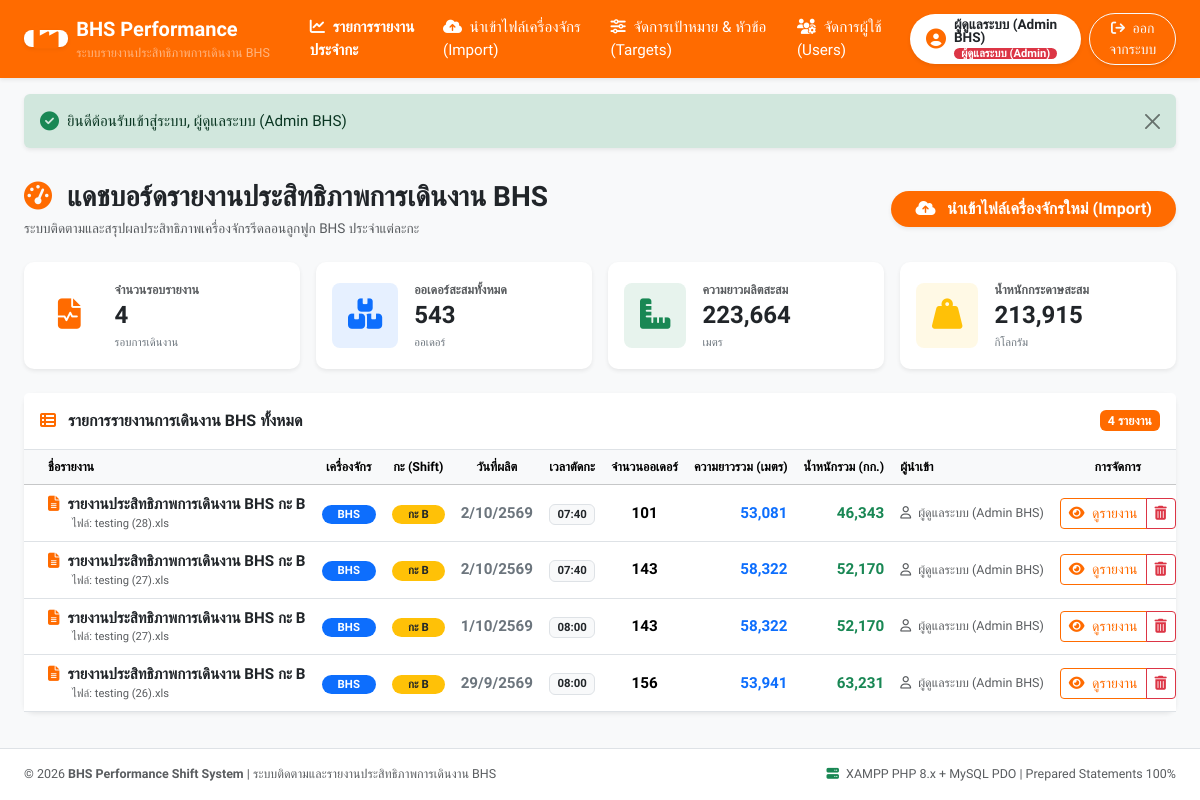
The app's page /views/dashboard.php (signed in) with its own data.
### tables this page shows
CREATE TABLE `bhs_shift_reports` (
  `id` int(11) NOT NULL AUTO_INCREMENT,
  `title` varchar(255) NOT NULL DEFAULT 'รายงานประสิทธิภาพการเดินงาน BHS',
  `machine_name` varchar(50) NOT NULL DEFAULT 'BHS',
  `shift` varchar(10) NOT NULL DEFAULT 'B',
  `report_date` date NOT NULL,
  `shift_end_time` varchar(50) DEFAULT '8.00',
  `order_start` int(11) DEFAULT 10,
  `order_finit` int(11) DEFAULT 1120,
  `order_plan_total` int(11) DEFAULT 120,
  `inserted_meters` decimal(12,2) DEFAULT 0.00,
  `pending_meters` decimal(12,2) DEFAULT 0.00,
  `shortage_orders` int(11) DEFAULT 24,
  `shift_start_time` varchar(50) DEFAULT '20:00',
  `actual_time_total` int(11) DEFAULT 700,
  `target_orders` int(11) DEFAULT 120,
  `target_meters` decimal(12,2) DEFAULT 68056.00,
  `target_speed` decimal(8,2) DEFAULT 100.00,
  `target_avg_meters` decimal(10,2) DEFAULT 500.00,
  `target_time_total` int(11) DEFAULT 720,
  `target_time_run` int(11) DEFAULT 675,
  `target_loss_pct` decimal(5,2) DEFAULT 6.25,
  `loss_details` longtext DEFAULT NULL,
  `station_waste` longtext DEFAULT NULL,
  `summary_notes` text DEFAULT NULL,
  `remarks` text DEFAULT NULL,
  `raw_filename` varchar(255) DEFAULT NULL,
  `created_by` int(11) DEFAULT 1,
  `created_at` datetime DEFAULT current_timestamp(),
  `updated_at` datetime DEFAULT current_timestamp() ON UPDATE current_timestamp(),
  PRIMARY KEY (`id`)
);

CREATE TABLE `users` (
  `id` int(11) NOT NULL AUTO_INCREMENT,
  `username` varchar(50) NOT NULL,
  `password` varchar(255) NOT NULL,
  `full_name` varchar(100) NOT NULL,
  `role` enum('admin','user') NOT NULL DEFAULT 'user',
  `can_edit` tinyint(1) NOT NULL DEFAULT 1,
  `accessible_pages` text DEFAULT NULL,
  `status` enum('active','inactive') NOT NULL DEFAULT 'active',
  `created_at` datetime NOT NULL DEFAULT current_timestamp(),
  `updated_at` datetime NOT NULL DEFAULT current_timestamp() ON UPDATE current_timestamp(),
  PRIMARY KEY (`id`),
  UNIQUE KEY `username` (`username`)
);

### config/app.php (called while the page is built, shortened)
<?php
function e(?string $string): string {
    return htmlspecialchars($string ?? '', ENT_QUOTES, 'UTF-8');
}
function format_thai_date(?string $dateStr): string {
    $time = strtotime($dateStr);
    $d = date('j', $time);
    $m = date('n', $time);
    $y = (int)date('Y', $time) + 543;
    return "$d/$m/$y";
}

### config/auth.php (called while the page is built, shortened)
<?php
require_once __DIR__ . '/app.php';
function is_logged_in(): bool {
    return !empty($_SESSION['user_id']) && !empty($_SESSION['username']);
}
function is_admin(): bool {
    return is_logged_in() && ($_SESSION['role'] ?? '') === 'admin';
}

### views/dashboard.php (the view, shortened to what this page needs)
<?php
require_once __DIR__ . '/../config/app.php';
require_once __DIR__ . '/../config/auth.php';
$pdo = Database::getConnection();
$statStmt = $pdo->query("
    SELECT
        COUNT(DISTINCT r.id) as total_reports,
        COALESCE(COUNT(p.id), 0) as total_orders,
        COALESCE(SUM(p.total_length_m), 0) as total_meters,
        COALESCE(SUM(p.total_weight_kg), 0) as total_weight
    FROM bhs_shift_reports r
    LEFT JOIN bhs_production_records p ON r.id = p.report_id
");
$stats = $statStmt->fetch();
$reportsStmt = $pdo->query("
    SELECT
        r.*,
        u.full_name as author_name,
        COUNT(p.id) as record_count,
        COALESCE(SUM(p.total_length_m), 0) as sum_meters,
        COALESCE(SUM(p.total_weight_kg), 0) as sum_weight
    FROM bhs_shift_reports r
    LEFT JOIN users u ON r.created_by = u.id
    LEFT JOIN bhs_production_records p ON r.id = p.report_id
    GROUP BY r.id
    ORDER BY r.report_date DESC, r.id DESC
");
$reports = $reportsStmt->fetchAll();
require_once __DIR__ . '/../includes/header.php';
?>
<div class="row align-items-center mb-4">
    <div class="col-md-7">
        <h3 class="fw-bold mb-1 text-dark">
            <i class="fa-solid fa-gauge-high text-orange me-2"></i> แดชบอร์ดรายงานประสิทธิภาพการเดินงาน BHS
        </h3>
        <p class="text-muted fs-7 mb-0">ระบบติดตามและสรุปผลประสิทธิภาพเครื่องจักรรีดลอนลูกฟูก BHS ประจำแต่ละกะ</p>
    </div>
    <div class="col-md-5 text-md-end mt-3 mt-md-0">
        <a href="<?= BASE_URL ?>/views/upload.php" class="btn btn-orange rounded-pill px-4 shadow-sm fw-bold">
            <i class="fa-solid fa-cloud-arrow-up me-2"></i> นำเข้าไฟล์เครื่องจักรใหม่ (Import)
        </a>
    </div>
</div>
<div class="row g-3 mb-4">
    <div class="col-sm-6 col-xl-3">
        <div class="card card-theme border-0 shadow-sm p-3">
            <div class="d-flex align-items-center">
                <div class="rounded-3 bg-theme-orange-light p-3 text-orange me-3">
                    <i class="fa-solid fa-file-waveform fa-2x"></i>
                </div>
                <div>
                    <span class="text-muted fs-8 fw-semibold">จำนวนรอบรายงาน</span>
                    <h4 class="fw-bold mb-0 text-dark"><?= number_format($stats['total_reports'] ?? 0) ?></h4>
                    <span class="fs-9 text-secondary">รอบการเดินงาน</span>
                </div>
            </div>
        </div>
    </div>
    <div class="col-sm-6 col-xl-3">
        <div class="card card-theme border-0 shadow-sm p-3">
            <div class="d-flex align-items-center">
                <div class="rounded-3 bg-primary bg-opacity-10 p-3 text-primary me-3">
                    <i class="fa-solid fa-boxes-stacked fa-2x"></i>
                </div>
                <div>
                    <span class="text-muted fs-8 fw-semibold">ออเดอร์สะสมทั้งหมด</span>
                    <h4 class="fw-bold mb-0 text-dark"><?= number_format($stats['total_orders'] ?? 0) ?></h4>
                    <span class="fs-9 text-secondary">ออเดอร์</span>
                </div>
            </div>
        </div>
    </div>
    <div class="col-sm-6 col-xl-3">
        <div class="card card-theme border-0 shadow-sm p-3">
            <div class="d-flex align-items-center">
                <div class="rounded-3 bg-success bg-opacity-10 p-3 text-success me-3">
                    <i class="fa-solid fa-ruler-combined fa-2x"></i>
                </div>
                <div>
                    <span class="text-muted fs-8 fw-semibold">ความยาวผลิตสะสม</span>
                    <h4 class="fw-bold mb-0 text-dark"><?= number_format($stats['total_meters'] ?? 0) ?></h4>
                    <span class="fs-9 text-secondary">เมตร</span>
                </div>
            </div>
        </div>
    </div>
    <div class="col-sm-6 col-xl-3">
        <div class="card card-theme border-0 shadow-sm p-3">
            <div class="d-flex align-items-center">
                <div class="rounded-3 bg-warning bg-opacity-10 p-3 text-warning me-3">
                    <i class="fa-solid fa-weight-hanging fa-2x"></i>
                </div>
                <div>
                    <span class="text-muted fs-8 fw-semibold">น้ำหนักกระดาษสะสม</span>
                    <h4 class="fw-bold mb-0 text-dark"><?= number_format($stats['total_weight'] ?? 0) ?></h4>
                    <span class="fs-9 text-secondary">กิโลกรัม</span>
                </div>
            </div>
        </div>
    </div>
</div>
<div class="card card-theme shadow-sm border-0">
    <div class="card-header bg-white border-bottom py-3 d-flex justify-content-between align-items-center">
        <span class="fw-bold fs-6 text-dark">
            <i class="fa-solid fa-table-list text-orange me-2"></i> รายการรายงานการเดินงาน BHS ทั้งหมด
        </span>
        <span class="badge bg-theme-orange text-white fs-8"><?= count($reports) ?> รายงาน</span>
    </div>
    <div class="card-body p-0">
        <?php if (empty($reports)): ?>
        <div class="text-center py-5">
            <div class="mb-3 text-muted">
                <i class="fa-solid fa-file-circle-question fa-4x text-orange opacity-50"></i>
            </div>
            <h5 class="fw-bold text-dark">ยังไม่มีข้อมูลรายงานในระบบ</h5>
            <p class="text-muted fs-7 mb-3">กรุณานำเข้าไฟล์ข้อมูลจากเครื่องจักร BHS เพื่อเริ่มต้นสร้างรายงาน</p>
            <a href="<?= BASE_URL ?>/views/upload.php" class="btn btn-orange rounded-pill px-4 shadow-sm">
                <i class="fa-solid fa-cloud-arrow-up me-1"></i> นำเข้าไฟล์แรกเลย
            </a>
        </div>
        <?php else: ?>
        <div class="table-responsive">
            <table class="table table-hover align-middle mb-0 text-nowrap">
                <thead class="table-light fs-8 text-secondary">
                    <tr>
                        <th class="ps-4">ชื่อรายงาน</th>
                        <th class="text-center">เครื่องจักร</th>
                        <th class="text-center">กะ (Shift)</th>
                        <th class="text-center">วันที่ผลิต</th>
                        <th class="text-center">เวลาตัดกะ</th>
                        <th class="text-center">จำนวนออเดอร์</th>
                        <th class="text-end">ความยาวรวม (เมตร)</th>
                        <th class="text-end">น้ำหนักรวม (กก.)</th>
                        <th>ผู้นำเข้า</th>
                        <th class="text-center pe-4" style="width: 180px;">การจัดการ</th>
                    </tr>
                </thead>
                <tbody>
                    <?php foreach ($reports as $rep):
                        $mName = $rep['machine_name'] ?? 'BHS';
                        $mBadgeClass = ($mName === 'YUELI') ? 'bg-success' : (($mName === 'ISOWA') ? 'bg-dark' : 'bg-primary');
                    ?>
                    <tr>
                        <td class="ps-4">
                            <a href="<?= BASE_URL ?>/views/report_view.php?id=<?= $rep['id'] ?>" class="fw-bold text-dark text-decoration-none hover-orange">
                                <i class="fa-solid fa-file-lines text-orange me-2"></i><?= e($rep['title']) ?>
                            </a>
                            <?php if ($rep['raw_filename']): ?>
                            <small class="d-block text-muted fs-9 ps-4">ไฟล์: <?= e($rep['raw_filename']) ?></small>
                            <?php endif; ?>
                        </td>
                        <td class="text-center">
                            <span class="badge <?= $mBadgeClass ?> px-3 py-1 rounded-pill fw-bold">
                                <?= e($mName) ?>
                            </span>
                        </td>
                        <td class="text-center">
                            <span class="badge bg-warning text-dark px-3 py-1 rounded-pill fw-bold">
                                กะ <?= e($rep['shift']) ?>
                            </span>
                        </td>
                        <td class="text-center fw-semibold text-secondary">
                            <?= format_thai_date($rep['report_date']) ?>
                        </td>
                        <td class="text-center">
                            <span class="badge bg-light text-dark border"><?= e($rep['shift_end_time']) ?></span>
                        </td>
                        <td class="text-center fw-bold">
                            <?= number_format($rep['record_count']) ?>
                        </td>
                        <td class="text-end fw-bold text-primary">
                            <?= number_format($rep['sum_meters']) ?>
                        </td>
                        <td class="text-end fw-bold text-success">
                            <?= number_format($rep['sum_weight']) ?>
                        </td>
                        <td class="fs-8 text-muted">
                            <i class="fa-regular fa-user me-1"></i> <?= e($rep['author_name'] ?? 'System') ?>
                        </td>
                        <td class="text-center pe-4">
                            <div class="btn-group btn-group-sm">
                                <a href="<?= BASE_URL ?>/views/report_view.php?id=<?= $rep['id'] ?>" class="btn btn-outline-orange" title="ดูรายงานฉบับเต็ม">
                                    <i class="fa-solid fa-eye me-1"></i> ดูรายงาน
                                </a>
                                <?php if (is_admin()): ?>
                                <button type="button" class="btn btn-outline-danger" title="ลบรายงาน" onclick="confirmDeleteReport(<?= $rep['id'] ?>, '<?= e($rep['title']) ?>')">
                                    <i class="fa-solid fa-trash-can"></i>
                                </button>
                                <?php endif; ?>
                            </div>
                        </td>
                    </tr>
                    <?php endforeach; ?>
                </tbody>
            </table>
        </div>
        <?php endif; ?>
    </div>
</div>
<?php require_once __DIR__ . '/../includes/footer.php'; ?>

### assets/css/style.css (style rules this page uses)
:root { --theme-orange: #ff6b00; --theme-orange-dark: #e05500; --theme-orange-light: #fff3eb; --theme-orange-border: #ffd5be; --theme-gray-bg: #f8f9fa; --theme-card-border: #e9ecef; }
body { font-family: 'Prompt', 'Sarabun', sans-serif; color: #333333; background-color: #f7f8fa; font-size: 0.95rem; }
.bg-theme-orange { background-color: var(--theme-orange) !important; }
.text-orange { color: var(--theme-orange) !important; }
.btn-orange { background-color: var(--theme-orange); color: #ffffff; border: none; font-weight: 500; transition: all 0.2s ease-in-out; }
.btn-outline-orange { color: var(--theme-orange); border: 1.5px solid var(--theme-orange); background-color: #ffffff; font-weight: 500; }
.fs-7 { font-size: 0.85rem !important; }
.fs-8 { font-size: 0.78rem !important; }
.fs-9 { font-size: 0.70rem !important; }
.card-theme { background: #ffffff; border: 1px solid var(--theme-card-border); border-radius: 10px; box-shadow: 0 2px 8px rgba(0,0,0,0.04); }

### records on screen
bhs_shift_reports: title "รายงานประสิทธิภาพการเดินงาน BHS กะ B", raw_filename "testing (28).xls", machine_name "BHS", shift "B", report_date "2/10/2569", shift_end_time "07:40", record_count "101", sum_meters "53,081", sum_weight "46,343", users.full_name "ผู้ดูแลระบบ (Admin BHS)"
bhs_shift_reports: title "รายงานประสิทธิภาพการเดินงาน BHS กะ B", raw_filename "testing (27).xls", machine_name "BHS", shift "B", report_date "2/10/2569", shift_end_time "07:40", record_count "143", sum_meters "58,322", sum_weight "52,170", users.full_name "ผู้ดูแลระบบ (Admin BHS)"
bhs_shift_reports: title "รายงานประสิทธิภาพการเดินงาน BHS กะ B", raw_filename "testing (27).xls", machine_name "BHS", shift "B", report_date "1/10/2569", shift_end_time "08:00", record_count "143", sum_meters "58,322", sum_weight "52,170", users.full_name "ผู้ดูแลระบบ (Admin BHS)"
bhs_shift_reports: title "รายงานประสิทธิภาพการเดินงาน BHS กะ B", raw_filename "testing (26).xls", machine_name "BHS", shift "B", report_date "29/9/2569", shift_end_time "08:00", record_count "156", sum_meters "53,941", sum_weight "63,231", users.full_name "ผู้ดูแลระบบ (Admin BHS)"

### other values on screen
$user['full_name'] "ผู้ดูแลระบบ (Admin BHS)"
$flash['message'] "ยินดีต้อนรับเข้าสู่ระบบ, ผู้ดูแลระบบ (Admin BHS)"
$stats['total_reports'] "4"
$stats['total_orders'] "543"
$stats['total_meters'] "223,664"
$stats['total_weight'] "213,915"
count($reports) "4"
APP_NAME "BHS Performance Shift System"
